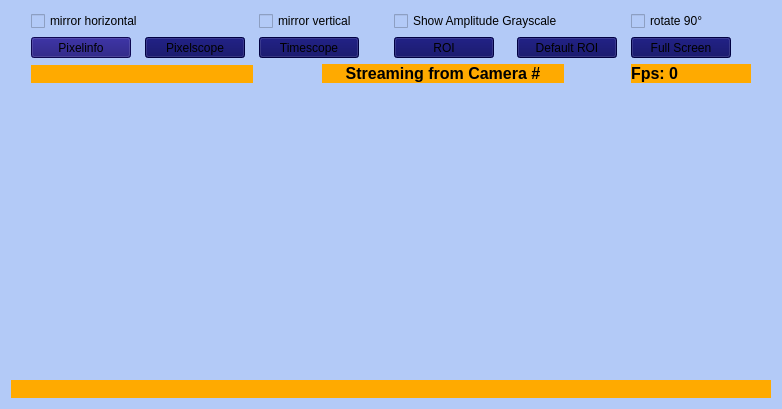
<?xml version="1.0" encoding="UTF-8"?>
<ui version="4.0">
 <class>WidgetData</class>
 <widget class="QWidget" name="WidgetData">
  <property name="geometry">
   <rect>
    <x>0</x>
    <y>0</y>
    <width>782</width>
    <height>409</height>
   </rect>
  </property>
  <property name="sizePolicy">
   <sizepolicy hsizetype="Preferred" vsizetype="Preferred">
    <horstretch>10</horstretch>
    <verstretch>10</verstretch>
   </sizepolicy>
  </property>
  <property name="windowTitle">
   <string>Image</string>
  </property>
  <property name="styleSheet">
   <string notr="true">background-color: rgb(179, 202, 247);</string>
  </property>
  <layout class="QVBoxLayout" name="verticalLayout">
   <item>
    <layout class="QGridLayout" name="gridLayout_4">
     <item row="3" column="0">
      <layout class="QGridLayout" name="gridLayout_2">
       <item row="0" column="1">
        <widget class="LabelImage" name="labelRightImage">
         <property name="sizePolicy">
          <sizepolicy hsizetype="Preferred" vsizetype="Preferred">
           <horstretch>1</horstretch>
           <verstretch>1</verstretch>
          </sizepolicy>
         </property>
         <property name="minimumSize">
          <size>
           <width>320</width>
           <height>240</height>
          </size>
         </property>
         <property name="maximumSize">
          <size>
           <width>16777215</width>
           <height>16777215</height>
          </size>
         </property>
         <property name="text">
          <string/>
         </property>
         <property name="alignment">
          <set>Qt::AlignCenter</set>
         </property>
        </widget>
       </item>
       <item row="0" column="0">
        <widget class="LabelImage" name="labelLeftImage">
         <property name="sizePolicy">
          <sizepolicy hsizetype="Preferred" vsizetype="Preferred">
           <horstretch>1</horstretch>
           <verstretch>1</verstretch>
          </sizepolicy>
         </property>
         <property name="minimumSize">
          <size>
           <width>320</width>
           <height>240</height>
          </size>
         </property>
         <property name="maximumSize">
          <size>
           <width>16777215</width>
           <height>16777215</height>
          </size>
         </property>
         <property name="text">
          <string/>
         </property>
         <property name="alignment">
          <set>Qt::AlignCenter</set>
         </property>
        </widget>
       </item>
      </layout>
     </item>
     <item row="0" column="0">
      <layout class="QGridLayout" name="gridLayout">
       <item row="0" column="8" colspan="3">
        <widget class="QCheckBox" name="checkBoxAmplitudeGrayscale">
         <property name="minimumSize">
          <size>
           <width>120</width>
           <height>0</height>
          </size>
         </property>
         <property name="toolTip">
          <string>&lt;html&gt;&lt;head/&gt;&lt;body&gt;&lt;p&gt;&lt;span style=&quot; font-size:10pt;&quot;&gt;Turn on/off amplitude grayscale&lt;/span&gt;&lt;/p&gt;&lt;/body&gt;&lt;/html&gt;</string>
         </property>
         <property name="text">
          <string>Show Amplitude Grayscale</string>
         </property>
        </widget>
       </item>
       <item row="0" column="13" colspan="3">
        <widget class="QCheckBox" name="checkBoxRotate">
         <property name="minimumSize">
          <size>
           <width>120</width>
           <height>0</height>
          </size>
         </property>
         <property name="toolTip">
          <string>&lt;html&gt;&lt;head/&gt;&lt;body&gt;&lt;p&gt;&lt;span style=&quot; font-size:10pt;&quot;&gt;Rotate image 90 degree to right&lt;/span&gt;&lt;/p&gt;&lt;/body&gt;&lt;/html&gt;</string>
         </property>
         <property name="text">
          <string>rotate 90°</string>
         </property>
        </widget>
       </item>
       <item row="0" column="0">
        <spacer name="horizontalSpacer_12">
         <property name="orientation">
          <enum>Qt::Horizontal</enum>
         </property>
         <property name="sizeType">
          <enum>QSizePolicy::Preferred</enum>
         </property>
         <property name="sizeHint" stdset="0">
          <size>
           <width>20</width>
           <height>20</height>
          </size>
         </property>
        </spacer>
       </item>
       <item row="0" column="11" colspan="2">
        <spacer name="horizontalSpacer_2">
         <property name="orientation">
          <enum>Qt::Horizontal</enum>
         </property>
         <property name="sizeType">
          <enum>QSizePolicy::Preferred</enum>
         </property>
         <property name="sizeHint" stdset="0">
          <size>
           <width>20</width>
           <height>20</height>
          </size>
         </property>
        </spacer>
       </item>
       <item row="0" column="7">
        <spacer name="horizontalSpacer_3">
         <property name="orientation">
          <enum>Qt::Horizontal</enum>
         </property>
         <property name="sizeType">
          <enum>QSizePolicy::Preferred</enum>
         </property>
         <property name="sizeHint" stdset="0">
          <size>
           <width>20</width>
           <height>20</height>
          </size>
         </property>
        </spacer>
       </item>
       <item row="0" column="1" colspan="3">
        <widget class="QCheckBox" name="checkBoxMirrorHorizontal">
         <property name="sizePolicy">
          <sizepolicy hsizetype="Minimum" vsizetype="Fixed">
           <horstretch>0</horstretch>
           <verstretch>0</verstretch>
          </sizepolicy>
         </property>
         <property name="minimumSize">
          <size>
           <width>120</width>
           <height>0</height>
          </size>
         </property>
         <property name="toolTip">
          <string>&lt;html&gt;&lt;head/&gt;&lt;body&gt;&lt;p&gt;&lt;span style=&quot; font-size:10pt;&quot;&gt;Mirroring around the horizontal image axis&lt;/span&gt;&lt;/p&gt;&lt;/body&gt;&lt;/html&gt;</string>
         </property>
         <property name="text">
          <string>mirror horizontal</string>
         </property>
        </widget>
       </item>
       <item row="0" column="4">
        <spacer name="horizontalSpacer_4">
         <property name="orientation">
          <enum>Qt::Horizontal</enum>
         </property>
         <property name="sizeType">
          <enum>QSizePolicy::Preferred</enum>
         </property>
         <property name="sizeHint" stdset="0">
          <size>
           <width>20</width>
           <height>20</height>
          </size>
         </property>
        </spacer>
       </item>
       <item row="0" column="16">
        <spacer name="horizontalSpacer">
         <property name="orientation">
          <enum>Qt::Horizontal</enum>
         </property>
         <property name="sizeType">
          <enum>QSizePolicy::Fixed</enum>
         </property>
         <property name="sizeHint" stdset="0">
          <size>
           <width>20</width>
           <height>20</height>
          </size>
         </property>
        </spacer>
       </item>
       <item row="0" column="5" colspan="2">
        <widget class="QCheckBox" name="checkBoxMirrorVertical">
         <property name="minimumSize">
          <size>
           <width>120</width>
           <height>0</height>
          </size>
         </property>
         <property name="toolTip">
          <string>&lt;html&gt;&lt;head/&gt;&lt;body&gt;&lt;p&gt;&lt;span style=&quot; font-size:10pt;&quot;&gt;Mirroring around the vertical image axis&lt;/span&gt;&lt;/p&gt;&lt;/body&gt;&lt;/html&gt;</string>
         </property>
         <property name="text">
          <string>mirror vertical</string>
         </property>
        </widget>
       </item>
       <item row="5" column="1" colspan="4">
        <widget class="QLabel" name="labelCoordinates">
         <property name="sizePolicy">
          <sizepolicy hsizetype="Preferred" vsizetype="Fixed">
           <horstretch>0</horstretch>
           <verstretch>0</verstretch>
          </sizepolicy>
         </property>
         <property name="font">
          <font>
           <pointsize>12</pointsize>
           <weight>75</weight>
           <bold>true</bold>
          </font>
         </property>
         <property name="styleSheet">
          <string notr="true">background-color: rgb(255, 170, 0);</string>
         </property>
         <property name="text">
          <string/>
         </property>
         <property name="alignment">
          <set>Qt::AlignCenter</set>
         </property>
        </widget>
       </item>
       <item row="5" column="13" colspan="3">
        <widget class="QLabel" name="labelFps">
         <property name="sizePolicy">
          <sizepolicy hsizetype="Preferred" vsizetype="Fixed">
           <horstretch>0</horstretch>
           <verstretch>0</verstretch>
          </sizepolicy>
         </property>
         <property name="font">
          <font>
           <pointsize>12</pointsize>
           <weight>75</weight>
           <bold>true</bold>
          </font>
         </property>
         <property name="toolTip">
          <string>&lt;html&gt;&lt;head/&gt;&lt;body&gt;&lt;p&gt;&lt;span style=&quot; font-size:10pt;&quot;&gt;Video streaming frame rate frames / sec&lt;/span&gt;&lt;/p&gt;&lt;/body&gt;&lt;/html&gt;</string>
         </property>
         <property name="styleSheet">
          <string notr="true">background-color: rgb(255, 170, 0);</string>
         </property>
         <property name="text">
          <string>Fps: 0</string>
         </property>
         <property name="alignment">
          <set>Qt::AlignLeading|Qt::AlignLeft|Qt::AlignVCenter</set>
         </property>
        </widget>
       </item>
       <item row="5" column="16">
        <spacer name="horizontalSpacer_13">
         <property name="orientation">
          <enum>Qt::Horizontal</enum>
         </property>
         <property name="sizeType">
          <enum>QSizePolicy::Fixed</enum>
         </property>
         <property name="sizeHint" stdset="0">
          <size>
           <width>20</width>
           <height>20</height>
          </size>
         </property>
        </spacer>
       </item>
       <item row="5" column="6" colspan="5">
        <widget class="QLabel" name="labelImageCamno">
         <property name="sizePolicy">
          <sizepolicy hsizetype="Preferred" vsizetype="Fixed">
           <horstretch>0</horstretch>
           <verstretch>0</verstretch>
          </sizepolicy>
         </property>
         <property name="minimumSize">
          <size>
           <width>100</width>
           <height>0</height>
          </size>
         </property>
         <property name="font">
          <font>
           <pointsize>12</pointsize>
           <weight>75</weight>
           <bold>true</bold>
          </font>
         </property>
         <property name="styleSheet">
          <string notr="true">background-color: rgb(255, 170, 0);</string>
         </property>
         <property name="text">
          <string>Streaming from Camera #</string>
         </property>
         <property name="alignment">
          <set>Qt::AlignCenter</set>
         </property>
        </widget>
       </item>
       <item row="5" column="11" colspan="2">
        <spacer name="horizontalSpacer_14">
         <property name="orientation">
          <enum>Qt::Horizontal</enum>
         </property>
         <property name="sizeType">
          <enum>QSizePolicy::Preferred</enum>
         </property>
         <property name="sizeHint" stdset="0">
          <size>
           <width>20</width>
           <height>20</height>
          </size>
         </property>
        </spacer>
       </item>
       <item row="5" column="5">
        <spacer name="horizontalSpacer_15">
         <property name="orientation">
          <enum>Qt::Horizontal</enum>
         </property>
         <property name="sizeType">
          <enum>QSizePolicy::Preferred</enum>
         </property>
         <property name="sizeHint" stdset="0">
          <size>
           <width>20</width>
           <height>20</height>
          </size>
         </property>
        </spacer>
       </item>
       <item row="5" column="0">
        <spacer name="horizontalSpacer_16">
         <property name="orientation">
          <enum>Qt::Horizontal</enum>
         </property>
         <property name="sizeType">
          <enum>QSizePolicy::Fixed</enum>
         </property>
         <property name="sizeHint" stdset="0">
          <size>
           <width>20</width>
           <height>20</height>
          </size>
         </property>
        </spacer>
       </item>
       <item row="1" column="1" rowspan="4">
        <widget class="QToolButton" name="tbPixelInfo">
         <property name="minimumSize">
          <size>
           <width>100</width>
           <height>0</height>
          </size>
         </property>
         <property name="toolTip">
          <string>&lt;html&gt;&lt;head/&gt;&lt;body&gt;&lt;p&gt;&lt;span style=&quot; font-size:10pt;&quot;&gt;Turn on: activate pixel info selection&lt;/span&gt;&lt;/p&gt;&lt;p&gt;&lt;span style=&quot; font-size:10pt;&quot;&gt;Turn off: deactivate pixel info selection&lt;/span&gt;&lt;/p&gt;&lt;p&gt;&lt;span style=&quot; font-size:10pt;&quot;&gt;Select: left mouse button&lt;/span&gt;&lt;/p&gt;&lt;p&gt;&lt;span style=&quot; font-size:10pt;&quot;&gt;Deselect: ctrl + right mouse button or right mouse button only&lt;/span&gt;&lt;/p&gt;&lt;/body&gt;&lt;/html&gt;</string>
         </property>
         <property name="styleSheet">
          <string notr="true">background-color: rgb(19, 10, 113);</string>
         </property>
         <property name="text">
          <string>Pixelinfo</string>
         </property>
         <property name="checkable">
          <bool>true</bool>
         </property>
         <property name="checked">
          <bool>false</bool>
         </property>
         <property name="autoRaise">
          <bool>false</bool>
         </property>
        </widget>
       </item>
       <item row="1" column="3" rowspan="4">
        <widget class="QToolButton" name="tbPixelScope">
         <property name="minimumSize">
          <size>
           <width>100</width>
           <height>0</height>
          </size>
         </property>
         <property name="toolTip">
          <string>&lt;html&gt;&lt;head/&gt;&lt;body&gt;&lt;p&gt;&lt;span style=&quot; font-size:10pt;&quot;&gt;Turn on: activate pixel scope selection&lt;/span&gt;&lt;/p&gt;&lt;p&gt;&lt;span style=&quot; font-size:10pt;&quot;&gt;Turn off: deactivate pixel scope selection&lt;/span&gt;&lt;/p&gt;&lt;p&gt;&lt;span style=&quot; font-size:10pt;&quot;&gt;Select: left mouse button&lt;/span&gt;&lt;/p&gt;&lt;p&gt;&lt;span style=&quot; font-size:10pt;&quot;&gt;Deselect: ctrl+alt + right mouse button or right mouse button only&lt;/span&gt;&lt;/p&gt;&lt;/body&gt;&lt;/html&gt;</string>
         </property>
         <property name="styleSheet">
          <string notr="true">background-color: rgb(0, 0, 90);</string>
         </property>
         <property name="text">
          <string>Pixelscope</string>
         </property>
         <property name="checkable">
          <bool>true</bool>
         </property>
        </widget>
       </item>
       <item row="1" column="2" rowspan="4">
        <spacer name="horizontalSpacer_5">
         <property name="orientation">
          <enum>Qt::Horizontal</enum>
         </property>
         <property name="sizeType">
          <enum>QSizePolicy::Preferred</enum>
         </property>
         <property name="sizeHint" stdset="0">
          <size>
           <width>20</width>
           <height>20</height>
          </size>
         </property>
        </spacer>
       </item>
       <item row="1" column="0" rowspan="4">
        <spacer name="horizontalSpacer_11">
         <property name="orientation">
          <enum>Qt::Horizontal</enum>
         </property>
         <property name="sizeType">
          <enum>QSizePolicy::Fixed</enum>
         </property>
         <property name="sizeHint" stdset="0">
          <size>
           <width>20</width>
           <height>20</height>
          </size>
         </property>
        </spacer>
       </item>
       <item row="1" column="4" rowspan="4">
        <spacer name="horizontalSpacer_6">
         <property name="orientation">
          <enum>Qt::Horizontal</enum>
         </property>
         <property name="sizeType">
          <enum>QSizePolicy::Preferred</enum>
         </property>
         <property name="sizeHint" stdset="0">
          <size>
           <width>20</width>
           <height>20</height>
          </size>
         </property>
        </spacer>
       </item>
       <item row="1" column="5" rowspan="4" colspan="2">
        <widget class="QToolButton" name="tbTimeScope">
         <property name="minimumSize">
          <size>
           <width>100</width>
           <height>0</height>
          </size>
         </property>
         <property name="toolTip">
          <string>&lt;html&gt;&lt;head/&gt;&lt;body&gt;&lt;p&gt;&lt;span style=&quot; font-size:10pt;&quot;&gt;Turn on: activate time scope for temporal pixel analysis selection&lt;/span&gt;&lt;/p&gt;&lt;p&gt;&lt;span style=&quot; font-size:10pt;&quot;&gt;Turn off: deactivate time scope selection&lt;/span&gt;&lt;/p&gt;&lt;p&gt;&lt;span style=&quot; font-size:10pt;&quot;&gt;Select: left mouse button&lt;/span&gt;&lt;/p&gt;&lt;p&gt;&lt;span style=&quot; font-size:10pt;&quot;&gt;Deselect: ctrl+alt + right mouse button or right mouse button only&lt;/span&gt;&lt;/p&gt;&lt;/body&gt;&lt;/html&gt;</string>
         </property>
         <property name="styleSheet">
          <string notr="true">background-color: rgb(0, 0, 90);</string>
         </property>
         <property name="text">
          <string>Timescope</string>
         </property>
         <property name="checkable">
          <bool>true</bool>
         </property>
        </widget>
       </item>
       <item row="1" column="8" rowspan="4">
        <widget class="QToolButton" name="tbRoi">
         <property name="minimumSize">
          <size>
           <width>100</width>
           <height>0</height>
          </size>
         </property>
         <property name="toolTip">
          <string>&lt;html&gt;&lt;head/&gt;&lt;body&gt;&lt;p&gt;&lt;span style=&quot; font-size:10pt;&quot;&gt;Turn on: activate ROI (region of interest) selection&lt;/span&gt;&lt;/p&gt;&lt;p&gt;&lt;span style=&quot; font-size:10pt;&quot;&gt;Turn off: deactivate ROI selection&lt;/span&gt;&lt;/p&gt;&lt;p&gt;&lt;span style=&quot; font-size:10pt;&quot;&gt;Select: left mouse button&lt;/span&gt;&lt;/p&gt;&lt;p&gt;&lt;span style=&quot; font-size:10pt;&quot;&gt;&lt;br/&gt;&lt;/span&gt;&lt;/p&gt;&lt;/body&gt;&lt;/html&gt;</string>
         </property>
         <property name="styleSheet">
          <string notr="true">background-color: rgb(0, 0, 90);</string>
         </property>
         <property name="text">
          <string>ROI</string>
         </property>
         <property name="checkable">
          <bool>true</bool>
         </property>
        </widget>
       </item>
       <item row="1" column="7" rowspan="4">
        <spacer name="horizontalSpacer_7">
         <property name="orientation">
          <enum>Qt::Horizontal</enum>
         </property>
         <property name="sizeType">
          <enum>QSizePolicy::Preferred</enum>
         </property>
         <property name="sizeHint" stdset="0">
          <size>
           <width>20</width>
           <height>20</height>
          </size>
         </property>
        </spacer>
       </item>
       <item row="1" column="9" rowspan="4">
        <spacer name="horizontalSpacer_8">
         <property name="orientation">
          <enum>Qt::Horizontal</enum>
         </property>
         <property name="sizeType">
          <enum>QSizePolicy::Preferred</enum>
         </property>
         <property name="sizeHint" stdset="0">
          <size>
           <width>20</width>
           <height>20</height>
          </size>
         </property>
        </spacer>
       </item>
       <item row="1" column="10" rowspan="4" colspan="2">
        <widget class="QToolButton" name="tbDefaultRoi">
         <property name="minimumSize">
          <size>
           <width>100</width>
           <height>0</height>
          </size>
         </property>
         <property name="toolTip">
          <string>&lt;html&gt;&lt;head/&gt;&lt;body&gt;&lt;p&gt;&lt;span style=&quot; font-size:10pt;&quot;&gt;Select full 320 x 240 ROI size&lt;/span&gt;&lt;/p&gt;&lt;/body&gt;&lt;/html&gt;</string>
         </property>
         <property name="styleSheet">
          <string notr="true">background-color: rgb(0, 0, 90);</string>
         </property>
         <property name="text">
          <string>Default ROI</string>
         </property>
        </widget>
       </item>
       <item row="1" column="13" rowspan="4" colspan="3">
        <widget class="QToolButton" name="tbFullScreen">
         <property name="minimumSize">
          <size>
           <width>100</width>
           <height>0</height>
          </size>
         </property>
         <property name="toolTip">
          <string>&lt;html&gt;&lt;head/&gt;&lt;body&gt;&lt;p&gt;&lt;span style=&quot; font-size:10pt;&quot;&gt;Turn on full screen&lt;/span&gt;&lt;/p&gt;&lt;/body&gt;&lt;/html&gt;</string>
         </property>
         <property name="styleSheet">
          <string notr="true">background-color: rgb(0, 0, 90);</string>
         </property>
         <property name="text">
          <string>Full Screen</string>
         </property>
        </widget>
       </item>
       <item row="1" column="12" rowspan="4">
        <spacer name="horizontalSpacer_9">
         <property name="orientation">
          <enum>Qt::Horizontal</enum>
         </property>
         <property name="sizeType">
          <enum>QSizePolicy::Preferred</enum>
         </property>
         <property name="sizeHint" stdset="0">
          <size>
           <width>20</width>
           <height>20</height>
          </size>
         </property>
        </spacer>
       </item>
       <item row="1" column="16" rowspan="4">
        <spacer name="horizontalSpacer_10">
         <property name="orientation">
          <enum>Qt::Horizontal</enum>
         </property>
         <property name="sizeType">
          <enum>QSizePolicy::Fixed</enum>
         </property>
         <property name="sizeHint" stdset="0">
          <size>
           <width>20</width>
           <height>20</height>
          </size>
         </property>
        </spacer>
       </item>
      </layout>
     </item>
    </layout>
   </item>
   <item>
    <widget class="QLabel" name="labelInfo">
     <property name="sizePolicy">
      <sizepolicy hsizetype="MinimumExpanding" vsizetype="Preferred">
       <horstretch>0</horstretch>
       <verstretch>0</verstretch>
      </sizepolicy>
     </property>
     <property name="minimumSize">
      <size>
       <width>380</width>
       <height>0</height>
      </size>
     </property>
     <property name="font">
      <font>
       <pointsize>12</pointsize>
       <weight>75</weight>
       <bold>true</bold>
      </font>
     </property>
     <property name="styleSheet">
      <string notr="true">background-color: rgb(255,170,0);</string>
     </property>
     <property name="text">
      <string/>
     </property>
    </widget>
   </item>
  </layout>
 </widget>
 <customwidgets>
  <customwidget>
   <class>LabelImage</class>
   <extends>QLabel</extends>
   <header>LabelImage.h</header>
  </customwidget>
 </customwidgets>
 <resources/>
 <connections/>
</ui>
